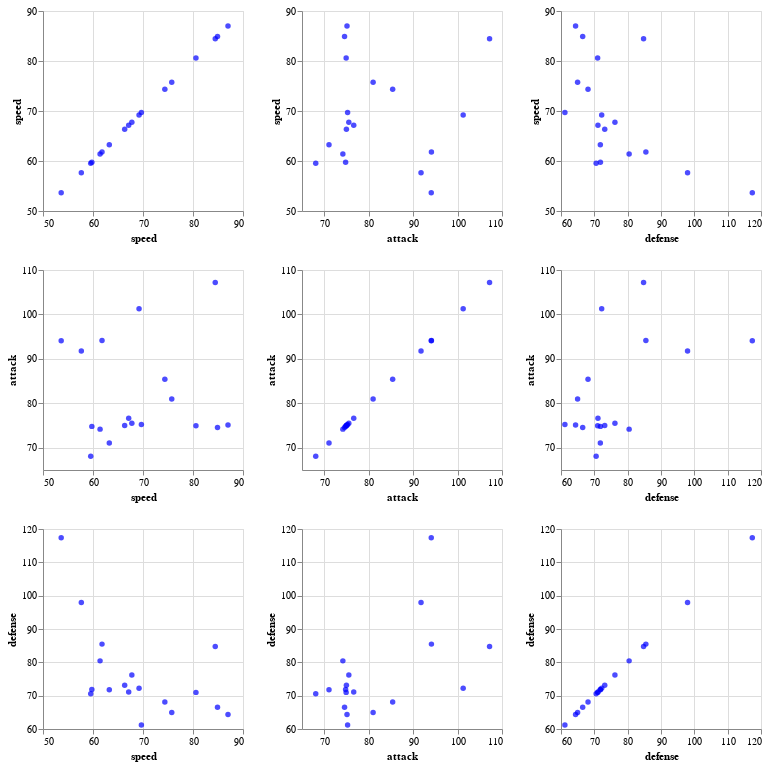

The notebook cell this image was saved under:
### Markdown cell above
**c. Interactive Scatter Matrix**

### Code cell
import altair as alt
# pk_data = pk_data.reset_index()

brush = alt.selection(type='interval', resolve = 'global')

alt.Chart(pk_data).mark_circle().encode(
    alt.X(alt.repeat("column"), type='quantitative', scale=alt.Scale(zero=False)),
    alt.Y(alt.repeat("row"), type='quantitative', scale=alt.Scale(zero=False)),
    color=alt.condition(brush, alt.ColorValue('blue') , alt.ColorValue('gray'))
).properties(
    width=200,
    height=200
).repeat(
    row=['speed', 'attack', 'defense'],
    column= ['speed', 'attack', 'defense']
).add_selection(brush)

### Figure 1 — Vega-Lite specification as saved in the notebook (floating-point values rounded to 4 significant figures)
{"config": {"view": {"continuousWidth": 400, "continuousHeight": 300}}, "repeat": {"column": ["speed", "attack", "defense"], "row": ["speed", "attack", "defense"]}, "spec": {"data": {"name": "data-74f4eaf00e58a7ec62663e2890ba1fed"}, "mark": "circle", "encoding": {"color": {"condition": {"value": "blue", "selection": "selector001"}, "value": "gray"}, "x": {"type": "quantitative", "field": {"repeat": "column"}, "scale": {"zero": false}}, "y": {"type": "quantitative", "field": {"repeat": "row"}, "scale": {"zero": false}}}, "height": 200, "selection": {"selector001": {"type": "interval", "resolve": "global"}}, "width": 200}, "$schema": "https://vega.github.io/schema/vega-lite/v4.8.1.json", "datasets": {"data-74f4eaf00e58a7ec62663e2890ba1fed": [{"speed": 63.26, "attack": 71.07, "defense": 71.8, "attack_defense": 142.9}, {"speed": 75.75, "attack": 81.0, "defense": 64.98, "attack_defense": 146.0}, {"speed": 84.45, "attack": 107.2, "defense": 84.78, "attack_defense": 192.0}, {"speed": 84.9, "attack": 74.57, "defense": 66.51, "attack_defense": 141.1}, {"speed": 59.55, "attack": 68.09, "defense": 70.55, "attack_defense": 138.6}, {"speed": 69.21, "attack": 101.3, "defense": 72.21, "attack_defense": 173.5}, {"speed": 74.37, "attack": 85.4, "defense": 68.11, "attack_defense": 153.5}, {"speed": 87.0, "attack": 75.12, "defense": 64.38, "attack_defense": 139.5}, {"speed": 61.41, "attack": 74.2, "defense": 80.44, "attack_defense": 154.6}, {"speed": 59.77, "attack": 74.81, "defense": 71.82, "attack_defense": 146.6}, {"speed": 61.8, "attack": 94.12, "defense": 85.46, "attack_defense": 179.6}, {"speed": 67.14, "attack": 76.64, "defense": 71.08, "attack_defense": 147.7}, {"speed": 69.68, "attack": 75.26, "defense": 61.17, "attack_defense": 136.4}, {"speed": 67.77, "attack": 75.54, "defense": 76.18, "attack_defense": 151.7}, {"speed": 80.59, "attack": 74.93, "defense": 70.99, "attack_defense": 145.9}, {"speed": 57.67, "attack": 91.78, "defense": 97.97, "attack_defense": 189.8}, {"speed": 53.64, "attack": 94.08, "defense": 117.4, "attack_defense": 211.5}, {"speed": 66.34, "attack": 74.99, "defense": 73.12, "attack_defense": 148.1}]}}
